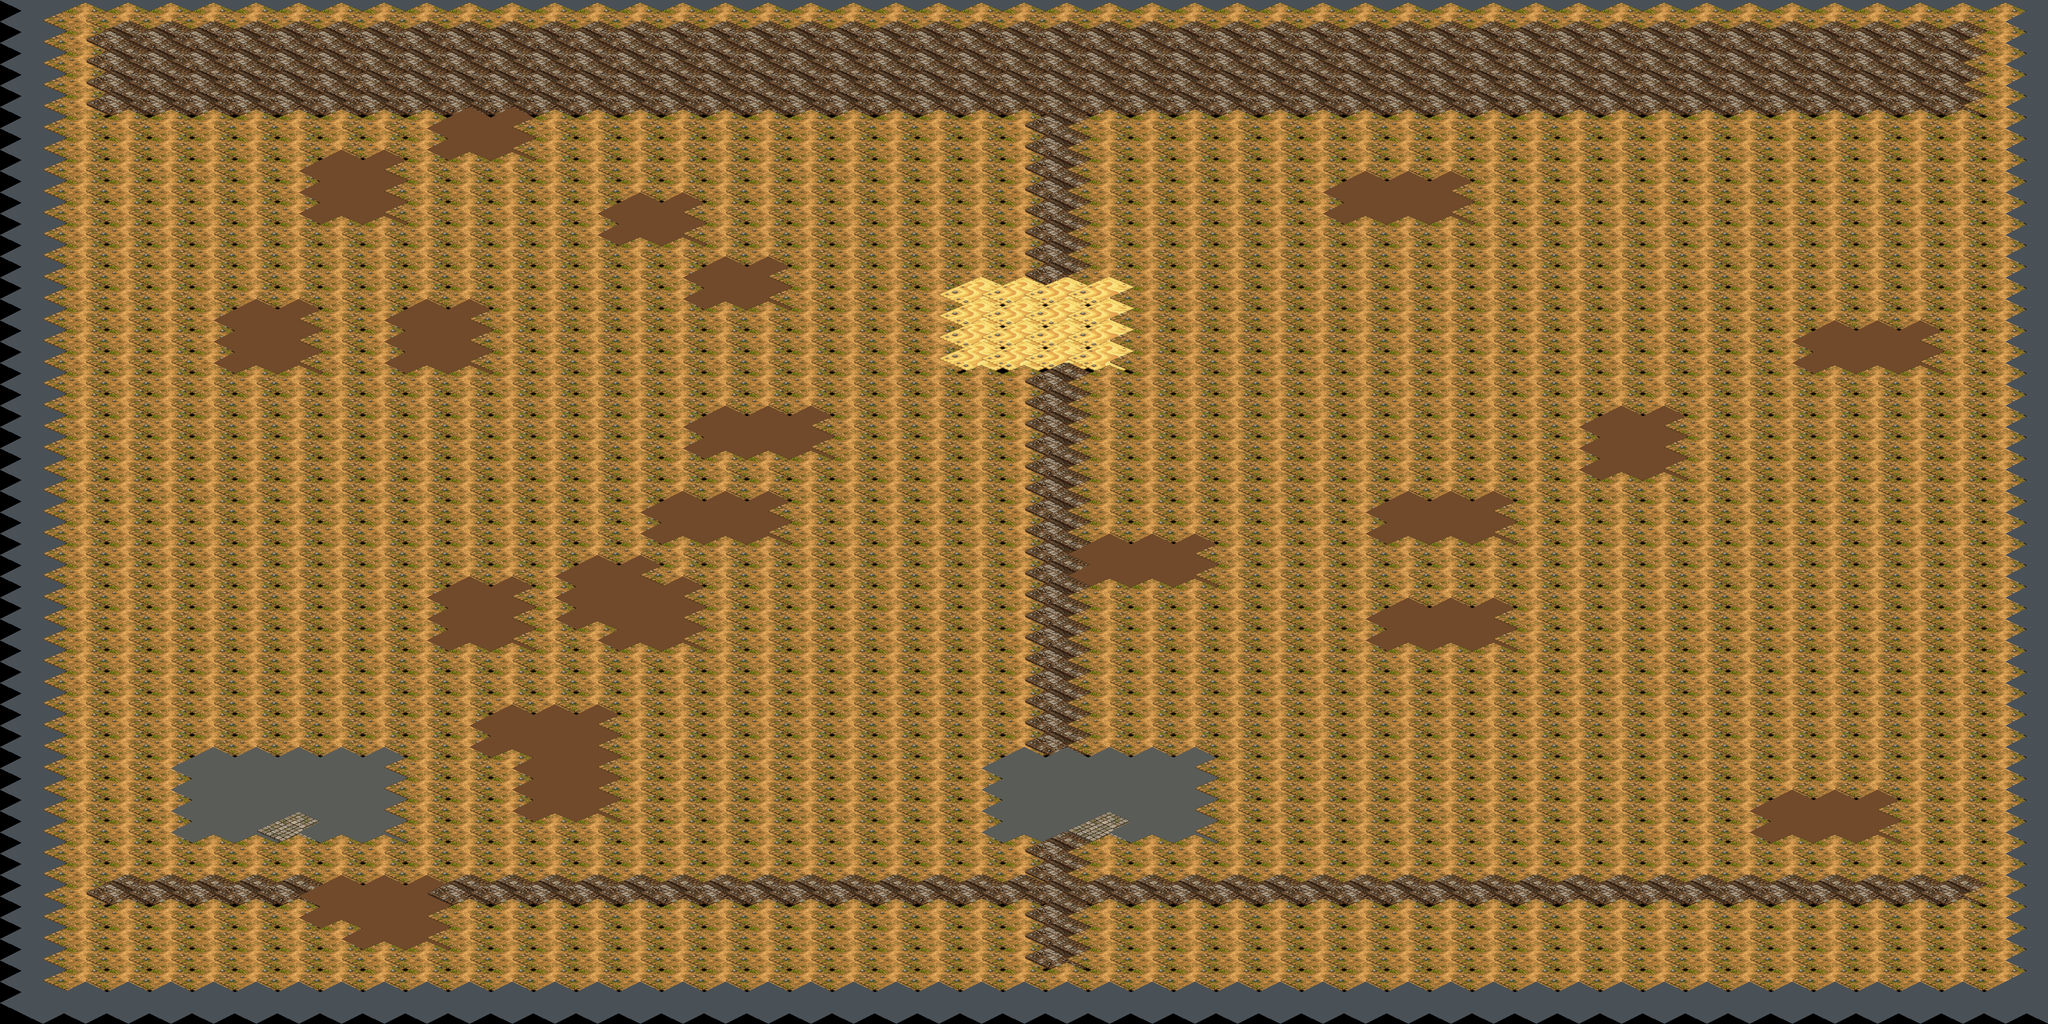

This is a level from a 2D game, rendered from its Tiled map with the project's own tilesets. A one-line summary and the map file follow, with tile-layer data summarised:
An orthogonal 48x48 tile map with 64x32 px tiles, 1 tile layer (suelo).

<map version="1.10" tiledversion="1.10.2" orientation="orthogonal" renderorder="right-down" width="48" height="48" tilewidth="64" tileheight="32" infinite="0" nextlayerid="2" nextobjectid="1">
 <tileset firstgid="1" name="terreno_mundo" tilewidth="128" tileheight="64" tilecount="76" columns="8">
  <image source="../textures/terreno_mundo.png" width="1024" height="640" />
  <tile id="13">
   <properties>
    <property name="collision" type="bool" value="true" />
   </properties>
  </tile>
  <tile id="30">
   <properties>
    <property name="collision" type="bool" value="true" />
   </properties>
  </tile>
  <tile id="35">
   <properties>
    <property name="collision" type="bool" value="true" />
   </properties>
  </tile>
  <tile id="41">
   <properties>
    <property name="collision" type="bool" value="true" />
   </properties>
  </tile>
  <tile id="46">
   <properties>
    <property name="collision" type="bool" value="true" />
   </properties>
  </tile>
  <tile id="47">
   <properties>
    <property name="collision" type="bool" value="true" />
   </properties>
  </tile>
  <tile id="48">
   <properties>
    <property name="collision" type="bool" value="true" />
   </properties>
  </tile>
  <tile id="49">
   <properties>
    <property name="collision" type="bool" value="true" />
   </properties>
  </tile>
  <tile id="50">
   <properties>
    <property name="collision" type="bool" value="true" />
   </properties>
  </tile>
  <tile id="51">
   <properties>
    <property name="collision" type="bool" value="true" />
   </properties>
  </tile>
  <tile id="52">
   <properties>
    <property name="collision" type="bool" value="true" />
   </properties>
  </tile>
  <tile id="53">
   <properties>
    <property name="collision" type="bool" value="true" />
   </properties>
  </tile>
  <tile id="54">
   <properties>
    <property name="collision" type="bool" value="true" />
   </properties>
  </tile>
  <tile id="55">
   <properties>
    <property name="collision" type="bool" value="true" />
   </properties>
  </tile>
  <tile id="56">
   <properties>
    <property name="collision" type="bool" value="true" />
   </properties>
  </tile>
  <tile id="57">
   <properties>
    <property name="collision" type="bool" value="true" />
   </properties>
  </tile>
  <tile id="58">
   <properties>
    <property name="collision" type="bool" value="true" />
   </properties>
  </tile>
  <tile id="59">
   <properties>
    <property name="collision" type="bool" value="true" />
   </properties>
  </tile>
  <tile id="64">
   <properties>
    <property name="collision" type="bool" value="true" />
   </properties>
  </tile>
  <tile id="65">
   <properties>
    <property name="collision" type="bool" value="true" />
   </properties>
  </tile>
  <tile id="66">
   <properties>
    <property name="collision" type="bool" value="true" />
   </properties>
  </tile>
  <tile id="68">
   <properties>
    <property name="collision" type="bool" value="true" />
   </properties>
  </tile>
  <tile id="72">
   <properties>
    <property name="collision" type="bool" value="true" />
   </properties>
  </tile>
 </tileset>
 <layer id="1" name="suelo" width="48" height="48">
  <data>[2304 cells, 2304 non-empty, 7 distinct tile ids]</data>
 </layer>
</map>
